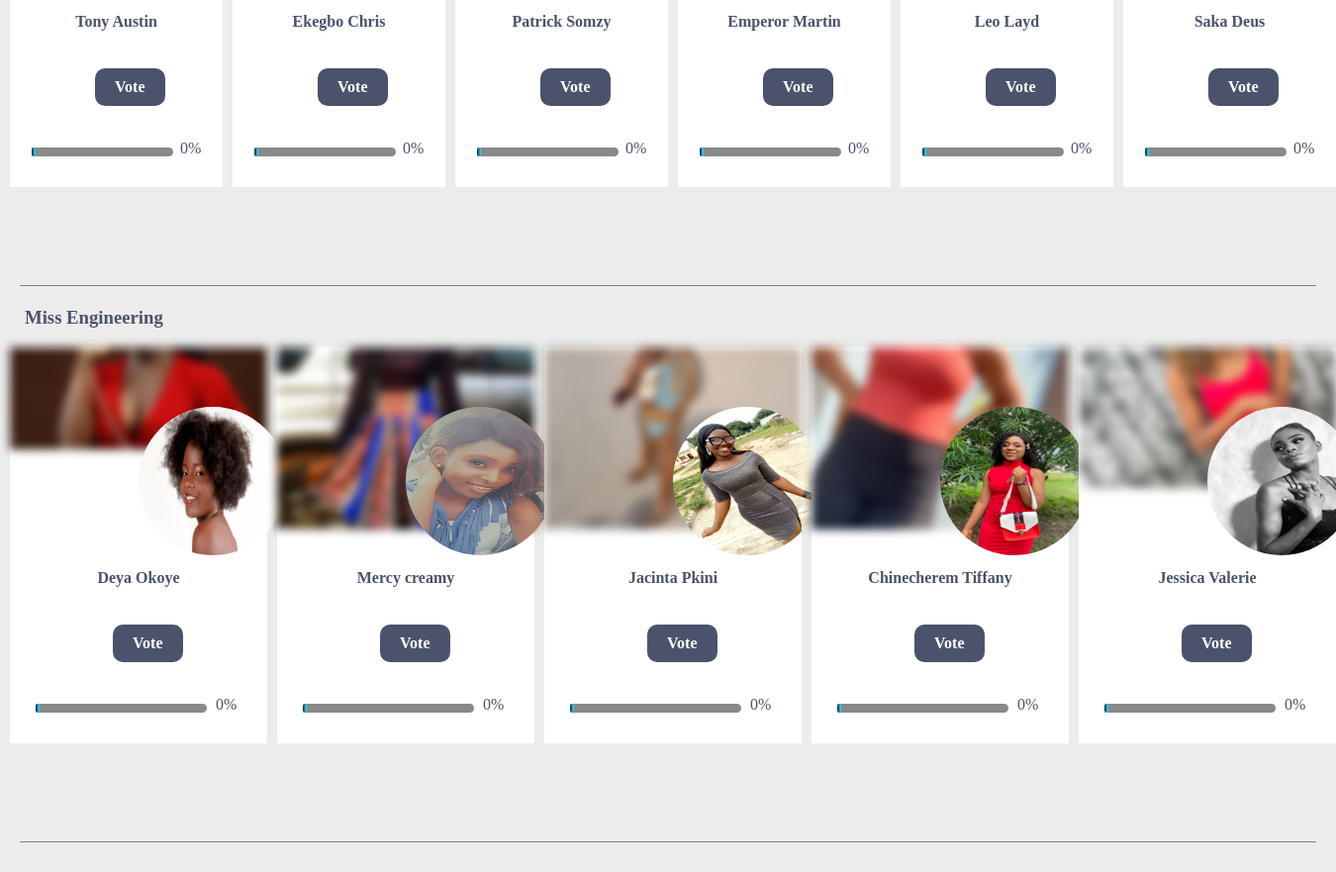
/nuessa_night/ (middle part), run on an earlier commit of the app's database.
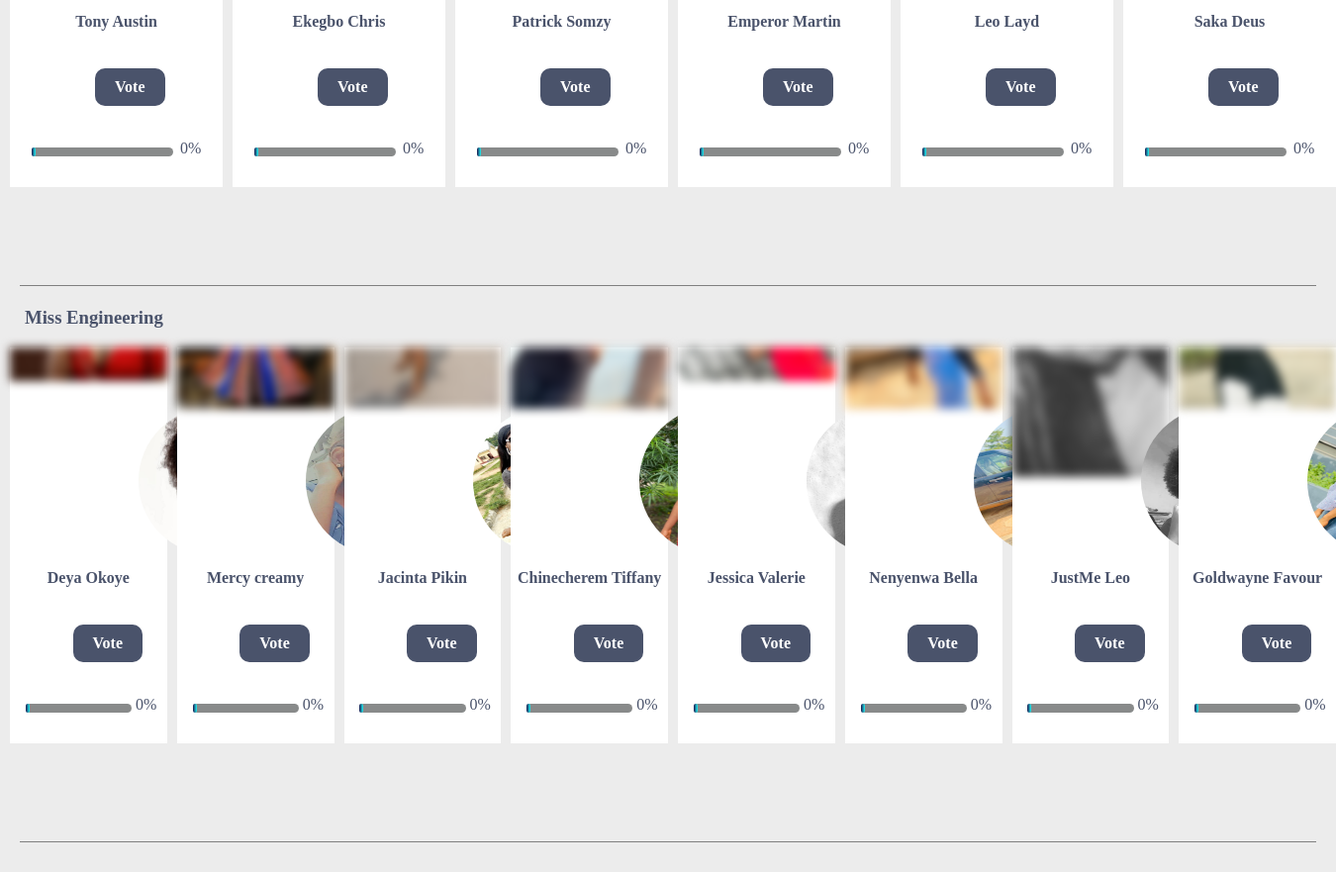
And on a later commit of the database.
### fibblebox_app/models.py (models this page shows, shortened)
class Candidate(models.Model):
    event = models.ForeignKey(Event, on_delete=models.CASCADE, related_name='event_candidate')
    office = models.ForeignKey(Office, on_delete=models.CASCADE, related_name='candidate_office', null=True)
    name = models.CharField(max_length=100)
    quote = models.CharField(max_length=250)
    background_image = models.ImageField()
    personal_image = models.ImageField()
    votes = models.IntegerField()
    @property
    def background_image_URL(self):
        try:
            image =   self.background_image.url
        except:
            image = ''
        return image
    @property
    def personal_image_URL(self):
        try:
            image = self.personal_image.url
        except:
            image = ''
        return image
        total_votes = sum([vote  for vote in range(0,self.votes - 1)])
        return total_votes
    @property
    def office_name(self):
        return str(self.office)

class Office(models.Model):
    event = models.ForeignKey(Event, on_delete=models.CASCADE, related_name='event_office')
    office_name = models.CharField(max_length=200)
    @property
    def office_total_votes(self):
        votes = self.candidate_office.all()
        office_votes = sum([x.votes for x in votes])
        return office_votes
    def __str__(self):
        return self.office_name

### fibblebox_app/views.py (the view)
# urls.py: path('<slug:slug>/', event, name='event'),
def event(request, slug):
    template_name = 'event.html'
    event = get_object_or_404(Event, slug=slug)
    candidate = event.event_candidate.all()
    office  = event.event_office.all()
    percentage_votes = event.total_votes
    print(office)
    context = { 'event':event, 'candidate':candidate, 'office':office, 'percentage_votes':percentage_votes}
    return render(request, template_name, context)

### fibblebox_app/models.py (called while the page is built)
    @property
    def total_votes(self):
        candidate_vote = self.event_candidate.all()
        event_votes = sum([vote.votes for vote in candidate_vote])
        return event_votes

    @property
    def eventBanner(self):
        try:
            url = self.event_banner.url
        except:
            url = ''
        return url

### templates/event.html (shortened to what this page needs)
{% extends 'base.html' %}
{% load static %}
{% block content %}
<div class="event">
    {% for candy in office %}
    <h3 class="event-office-name">{{candy.office_name}} </h3>
    <div class="event-office">
    {% for cap in candidate %}
    {% if cap.office_name == candy.office_name %}
    <div>
        <div class="img-box" style="background: url('{{cap.background_image_URL}}'); filter: blur(5px); -webkit-filter: blur(5px);" alt="back-img">
        </div>
        <div class="person-image">
            <img src="{{cap.personal_image_URL}}" alt="" style="height: 150px; width: 150px; border-radius: 50%;">
        </div>
        <h4 class="person-name">{{cap.name}}</h4>
        <a href="{% url 'fibblebox_app:candidate' cap.id %}"><div style="position: absolute; top:70%; left:40%; padding:10px 20px ; background-color:#4A536B; border-radius: 10px; color: white; font-weight: 700;">Vote</div></a>
        <div style="position: absolute; top:90%; left: 10%; background-color: rgb(136, 138, 138); height: 5px; width:65%; padding: 2px; border-radius: 5px;" ></div>
        <div style="position: absolute; top:90%; left: 10%;background-image:linear-gradient(to right, rgb(27, 18, 75),rgb(30, 247, 247)); height:5px; width:{% widthratio  cap.votes candy.office_total_votes 65 %}% ; padding:2px; border-radius:5px;" ></div>
        <div style="position: absolute; top:88%; left: 80%;"> {% widthratio  cap.votes candy.office_total_votes 100 %}% </div>
    </div>
    {% endif %}
    {% endfor %}
        </div>
        <div style="background-color: grey; position: relative; top: -1px; height: 1px; margin: 20px 20px; "></div>
    {% endfor %}
<div class="summary">
</div>
{% endblock %}

### templates/base.html (shortened to what this page needs)
<!DOCTYPE html>
{% load static %}
<html>
    <head>
        <link rel="stylesheet" href="{% static 'css/fibblebox.css' %}">
        <link rel="stylesheet" href="{% static 'css/fibblebox_mobile.css' %}">
    </head>
    <body>
    {% block content %}
    {% endblock content %}
    </body>
</html>

### static/css/fibblebox.css (style rules this page uses)
:root { --font-color: #4A536B; --background-color: rgb(236, 236, 236); --background-color-dark: #4A536B; --background-color-form-input: #D4F9FF; }
body { margin: 0px; padding: 0px; color : var(--font-color); font-family: 'Poppins'; background-color: var(--background-color); }
.event-office { display: grid; grid-template-columns: auto auto auto; margin-bottom: 100px; display: flex; justify-content: space-evenly; }
.event-office-name { padding-left: 25px; }
.event-office > div { margin-left: 10px; background-color: rgb(255, 255, 255); height: 400px; position: relative; width: 400px; }
.person-name { text-align: center; margin-top: 40px; }
.person-image { position: absolute; top:15%; left:130px }
.summary { margin: 20px; align-items: center; display: flex; justify-content: center; }
.img-box { height: 11.5em; background-size: cover !important; background-repeat: no-repeat !important; background-position-y: -150px !important; }

### static/css/fibblebox_mobile.css (style rules this page uses)
:root { --font-color: #4A536B; --background-color: rgb(236, 236, 236); --background-color-dark: #4A536B; --background-color-form-input: #D4F9FF; }

What changed in the data, as far as the page shows it:
changed Candidate: name "Jacinta Pkini" → "Jacinta Pikin"
added Candidate: background_image_URL (picture), name "Nenyenwa Bella", votes+office "0", shown under Office "Miss Engineering"
added Candidate: background_image_URL (picture), name "JustMe Leo", votes+office "0", shown under Office "Miss Engineering"
added Candidate: background_image_URL (picture), personal_image_URL (picture), name "Goldwayne Favour", votes+office "0", shown under Office "Miss Engineering"
